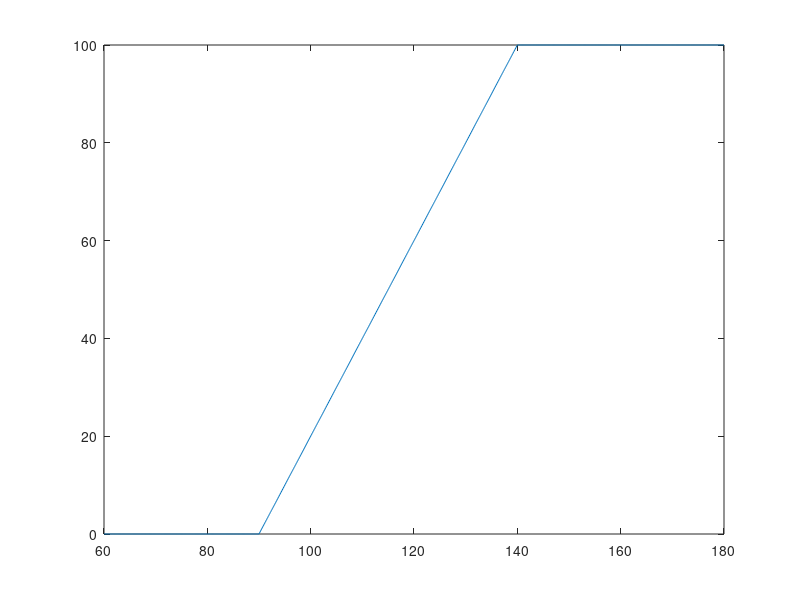
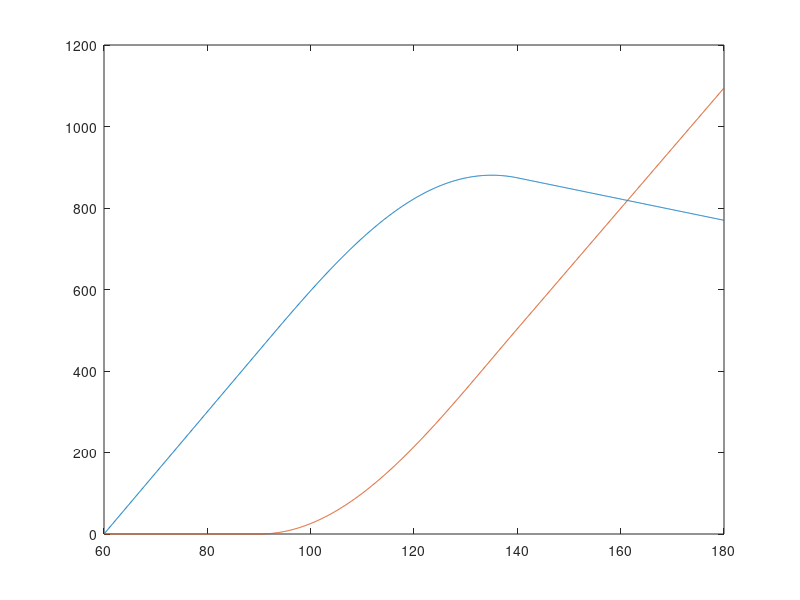

Recreate these plots in MATLAB, in order.

%% Desired trajectories
t = 60 : 0.1: 180;
len_t = length(t);
psi_w_d = zeros(len_t, 1);
X_w_d = zeros(len_t+1, 2);
Xd_w_d = zeros(len_t, 2);
V_w_d = 15;
dt = 0.1;

for i = 1:len_t
if t(i) < 90
    psi_w_d(i) = deg2rad(0);
elseif t(i) >= 90 && t(i) <= 140
    psi_w_d(i) = deg2rad(2 * (t(i) - 90));
else
    psi_w_d(i) = deg2rad(100);
end
Xd_w_d(i, 1) = V_w_d * cos(psi_w_d(i));
Xd_w_d(i, 2) = V_w_d * sin(psi_w_d(i));
X_w_d(i+1, :) = X_w_d(i, :) + Xd_w_d(i, :) * dt;
end

figure(1)
plot(t, rad2deg(psi_w_d))
figure(2)
plot(t, X_w_d(1:len_t, :))